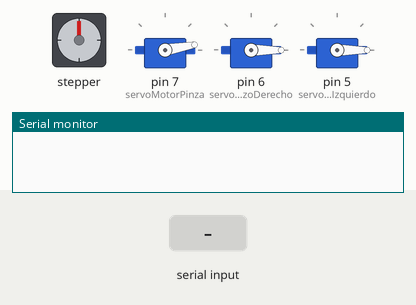
Recording of a sketch running on a simulated Arduino Uno, built with avr-gcc and run on an emulated ATmega328P. On the bench: stepper motor, 3 × servo, the last lines printed to the serial monitor. Wiring (inferred from the names in the program): stepper motor (200 steps per turn assumed): coils pin 8, pin 9, pin 10, pin 11. Inputs (shaded band) come from the test bench.

Above: at 1.2 s.
1.3 s: "4\n" received over Serial
At 1.46 s:
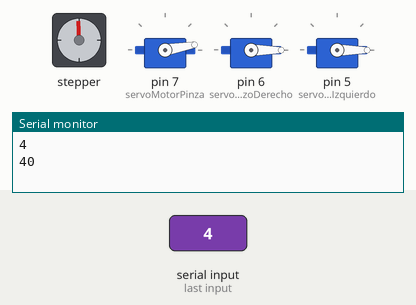
3.2 s: "1,90\n" received over Serial
At 3.5 s:
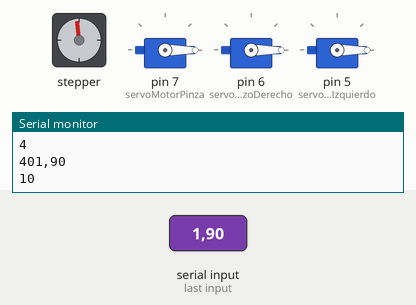
Timing chart, 0 to 6.2 s (numbered marks = the images above; inputs shaded):
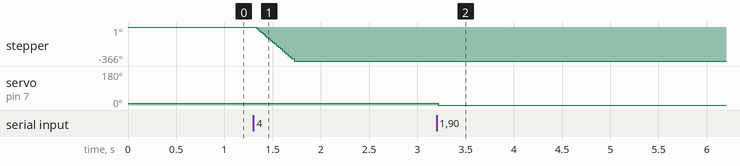

The sketch:

brazo.ino
```cpp
//Librerias
#include <Servo.h>
#include <Stepper.h>
#define STEPS 200
//Se definen las variables de los sevo motores
Servo servoMotorPinza;
Servo servoMotorBrazoDerecho;
Servo servoMotorBrazoIzquierdo;
int motorPin1 = 8;  //pin8----1N4
int motorPin2 = 9;  //pin8----1N3
int motorPin3 = 10; //pin8----1N2
int motorPin4 = 11; //pin8----1N1

void setup()
{
  Serial.begin(9600);
  Serial.setTimeout(10);
  IniciarMotores();
}

void loop()
{
  if (Serial.available() > 0) {

    String entrada = Serial.readString();
    Serial.print(entrada);
    int motor = getValue(entrada,'@',0).toInt();
    int grados = getValue(entrada,'@',1).toInt();
    Serial.print(motor);
    Serial.print(grados);
    switch (motor)
    {
      case 1:
        servoMotorPinza.write(grados);
        break;
      case 2:
        servoMotorBrazoDerecho.write(grados);
        break;
      case 3:
        servoMotorBrazoIzquierdo.write(grados);
        break;
      case 4:
          if(grados == 1)
          {
            for (int i=0; i <= 50; i++){
                gira_antihorario(2);
             }
          }
          if(grados == 0)
          {
            for (int i=0; i <= 50; i++){
                gira_horario(2);
             }
          }
      break;
    }
  }
}

void gira_horario(int delayTime)
{
  digitalWrite(motorPin1, HIGH);
  digitalWrite(motorPin2, LOW);
  digitalWrite(motorPin3, LOW);
  digitalWrite(motorPin4, HIGH);
  delay(delayTime);
  digitalWrite(motorPin1, LOW);
  digitalWrite(motorPin2, LOW);
  digitalWrite(motorPin3, HIGH);
  digitalWrite(motorPin4, HIGH);
  delay(delayTime);
  digitalWrite(motorPin1, LOW);
  digitalWrite(motorPin2, HIGH);
  digitalWrite(motorPin3, HIGH);
  digitalWrite(motorPin4, LOW);
  delay(delayTime);
  digitalWrite(motorPin1, HIGH); // Los pines se activan en secuencia
  digitalWrite(motorPin2, HIGH);
  digitalWrite(motorPin3, LOW);
  digitalWrite(motorPin4, LOW);
  delay(delayTime);
}

void gira_antihorario(int delayTime)
{
  digitalWrite(motorPin1, HIGH); // Los pines se activan en secuencia
  digitalWrite(motorPin2, HIGH);
  digitalWrite(motorPin3, LOW);
  digitalWrite(motorPin4, LOW);
  delay(delayTime);
  digitalWrite(motorPin1, LOW);
  digitalWrite(motorPin2, HIGH);
  digitalWrite(motorPin3, HIGH);
  digitalWrite(motorPin4, LOW);
  delay(delayTime);
  digitalWrite(motorPin1, LOW);
  digitalWrite(motorPin2, LOW);
  digitalWrite(motorPin3, HIGH);
  digitalWrite(motorPin4, HIGH);
  delay(delayTime);
  digitalWrite(motorPin1, HIGH);
  digitalWrite(motorPin2, LOW);
  digitalWrite(motorPin3, LOW);
  digitalWrite(motorPin4, HIGH);
  delay(delayTime);
}

String getValue(String data, char separator, int index)
{
    int found = 0;
    int strIndex[] = { 0, -1 };
    int maxIndex = data.length() - 1;

    for (int i = 0; i <= maxIndex && found <= index; i++) {
        if (data.charAt(i) == separator || i == maxIndex) {
            found++;
            strIndex[0] = strIndex[1] + 1;
            strIndex[1] = (i == maxIndex) ? i+1 : i;
        }
    }
    return found > index ? data.substring(strIndex[0], strIndex[1]) : "";
}

void IniciarMotores()
{
  //Servo motores
  servoMotorPinza.attach(7);
  servoMotorBrazoDerecho.attach(6);
  servoMotorBrazoIzquierdo.attach(5);
  servoMotorPinza.write(10);
  servoMotorBrazoDerecho.write(0);
  servoMotorBrazoIzquierdo.write(0);
  pinMode(motorPin1, OUTPUT); // Configuración de los PINes como salida digital
  pinMode(motorPin2, OUTPUT);
  pinMode(motorPin3, OUTPUT);
  pinMode(motorPin4, OUTPUT);
  //Motor a pasos
}
```

Measured:
- after the input at 1.3 s, stepper: turns 366° counter-clockwise in 0.41 s, starting at once
- after the input at 3.2 s, servo on pin 7 (servoMotorPinza): 10° → 0° at once
